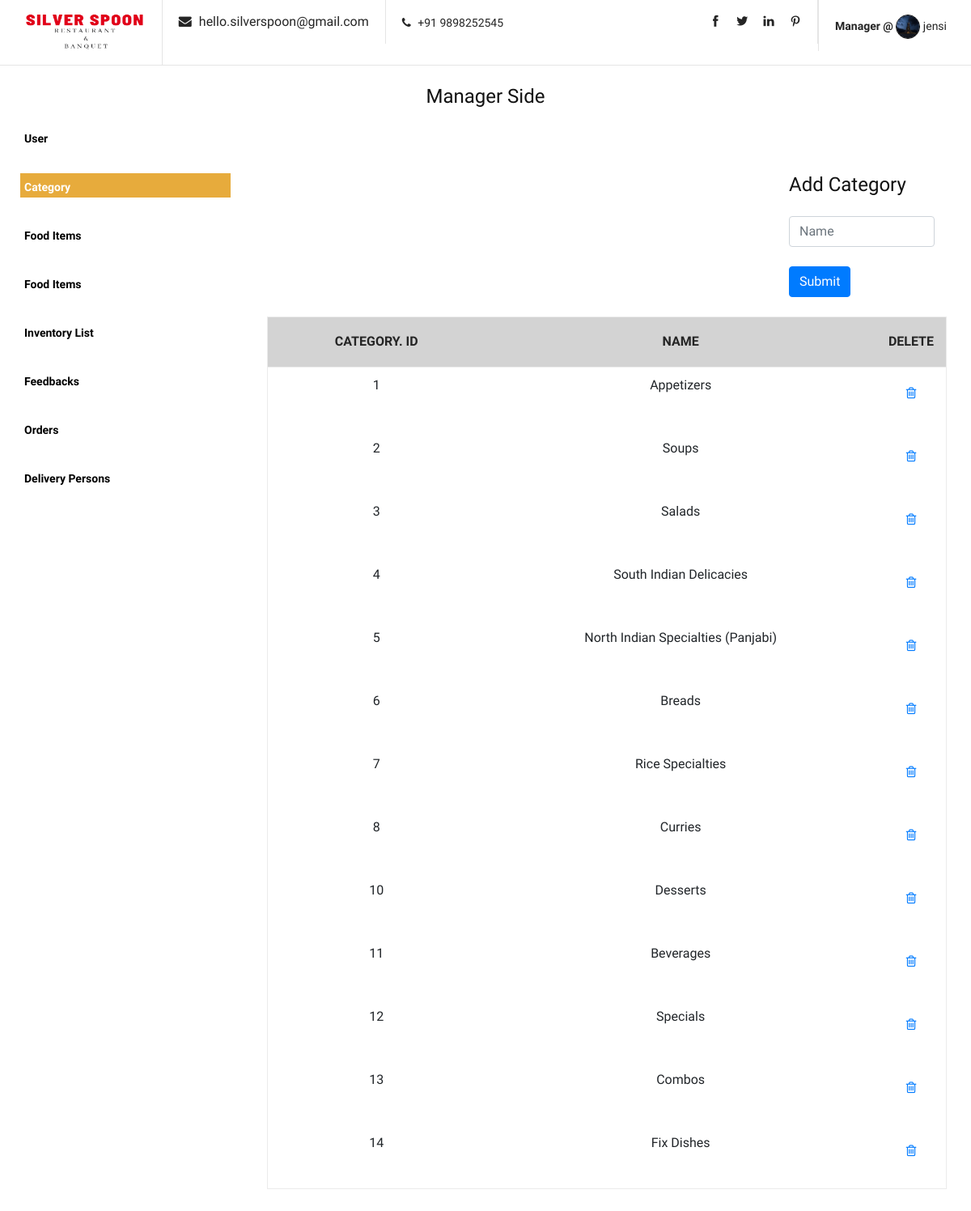
The app's page /category/ (signed in) with its own data.
### myapp/models.py (models this page shows, shortened)
class Category(models.Model):
    name = models.CharField(max_length=100)

### myapp/views.py (the view)
# urls.py: path('category/',views.category,name='category'),
def category(request):
	category = Category.objects.all()
	if request.method == 'POST':
		Category.objects.create(
				name=request.POST['name'],
			)
		return redirect('category')
	return render(request, 'manager/category.html',{'category':category})

### myapp/templates/manager/category.html (shortened to what this page needs)
{% extends 'manager/base.html' %}
{% block content %}
<section class="shopping-cart spad">
    <div class="container">
        <div class="row">
            <div class="col-lg-12">
                <div class="cart-table">
                    <div class="float-right col-lg-3">
                        <h4>Add Category</h4><br>
                        <form name="category" method="post" action="{% url 'category' %}" enctype="multipart/form-data">
                                <input class="form-control" type="text" placeholder="Name" name="name"><br>
                                <button class="btn btn-primary" type="submit">Submit</button><br><br>
                        </form>
                    </div>
                    <table>
                        <thead>
                            <tr style="background-color: lightgray">
                                <th>Category. ID</th>
                                <th>Name</th>
                                <th>DELETE</th>
                            </tr>
                        </thead>
                        <tbody>
                            {% if category %}
                            {% for category in category %}
                            <tr>
                                <td>{{ category.id }}</td>
                                <td>{{ category.name }}</td>
                                <td class="close-td first-row"><a href="{% url 'delete_category' pk=category.pk %}"><i class="fa fa-trash-o"></i></a></td>
                            </tr>
                            {% endfor %}
                            {% else %}
                            <b><h4>Category Not FOund.</b></h4><br>
                        {% endif %}
                        </tbody>
                    </table>
                </div>
            </div>
        </div>
    </div>
</section>
    {% endblock %}

### myapp/static/css/style.css (style rules this page uses)
html, body { height: 100%; font-family: "Muli", sans-serif; -webkit-font-smoothing: antialiased; font-smoothing: antialiased; background-color: var(--bg-color); }
h1, h2, h3, h4, h5, h6 { margin: 0; color: #111111; font-weight: 400; font-family: "Muli", sans-serif; }
h4 { font-size: 24px; }
.spad { padding-top: 100px; padding-bottom: 100px; }
.shopping-cart { padding-top: 80px; padding-bottom: 60px; }
.cart-table { margin-bottom: 40px; }
.cart-table table { width: 100%; min-width: 480px; border: 1px solid #ebebeb; }
.cart-table table tr th { font-size: 16px; color: #252525; font-weight: 700; border-bottom: 1px solid #ebebeb; text-align: center; padding: 18px 15px 19px; text-transform: uppercase; }
.cart-table table tr td { text-align: center; padding-bottom: 34px; }
.cart-table table tr td.first-row { padding-top: 20px; }
.cart-table table tr td.close-td { font-size: 16px; color: #252525; width: 8%; }
.cart-table table tr td.close-td i { cursor: pointer; }
@media only screen and (min-width: 1200px) { .container { max-width: 1170px; } }

### records on screen
Category: id "1", name "Appetizers"
Category: id "2", name "Soups"
Category: id "3", name "Salads"
Category: id "4", name "South Indian Delicacies"
Category: id "5", name "North Indian Specialties (Panjabi)"
Category: id "6", name "Breads"
Category: id "7", name "Rice Specialties"
Category: id "8", name "Curries"
Category: id "10", name "Desserts"
Category: id "11", name "Beverages"
Category: id "12", name "Specials"
Category: id "13", name "Combos"
Category: id "14", name "Fix Dishes"

### other values on screen
{{ request.session.fname }} "jensi"
